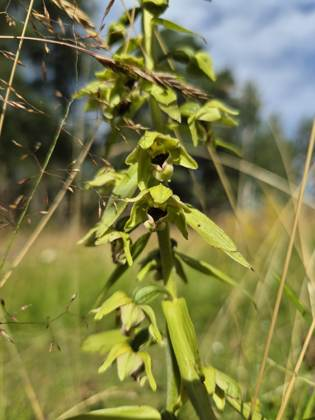
#> input picture app/data/guide/100.jpg, 315 x 420 px
$ python -i evaluate.py   (imports and definitions only)
#> lines starting #> are read from the running program, lines starting #| are printed output that depends on the picture
#> further down, picture is the input picture: PIL image 315x420 RGB; mean R, G, B 125.1, 126.3, 74.7
#!/usr/bin/env python3
"""Utvärderar artigenkänningen på färska svenska fältfoton från GBIF (2024-2025),
dvs. bilder som BioCLIP inte kan ha tränats på. Kör exakt samma int8-modell och
samma förbehandling som appen.

  python3 tools/evaluate.py [antal_arter_per_grupp=10] [bilder_per_art=2]
"""
import hashlib, io, json, os, random, subprocess, sys
import numpy as np, onnxruntime as ort
from PIL import Image

HERE = os.path.dirname(os.path.abspath(__file__))
APP = os.path.join(HERE, "..", "app")
IMG = os.path.join(HERE, "cache", "eval_images")
MEAN = np.array([0.48145466, 0.4578275, 0.40821073], dtype=np.float32)
STD = np.array([0.26862954, 0.26130258, 0.27577711], dtype=np.float32)


def preprocess(im):
    """Samma som appen: kortaste sidan -> 224, centrerad 224x224-beskärning."""
    im = im.convert("RGB")
    w, h = im.size
#> w = 315; h = 420
    s = 224 / min(w, h)
#> s = 0.711
    im = im.resize((max(224, round(w * s)), max(224, round(h * s))), Image.BILINEAR)
    w, h = im.size
#> w = 224; h = 299
    l, t = (w - 224) // 2, (h - 224) // 2
#> l = 0; t = 37
    a = (np.asarray(im.crop((l, t, l + 224, t + 224)), dtype=np.float32) / 255 - MEAN) / STD
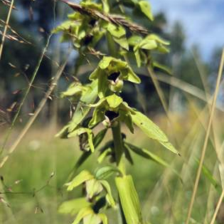
#> a: shape (224, 224, 3) float32; mean R, G, B -0.018, 0.0755, -0.526; drawn with min black and max white
    return a.transpose(2, 0, 1)[None]


# [75 lines left out: functions curl_json, fetch_images, main, not called in this run]


# [2 lines not run here, left out]

>>> from PIL import Image
>>> picture = Image.open('../app/data/guide/100.jpg')
>>> result = preprocess(picture)

$ run again, on app/data/guide/123.jpg
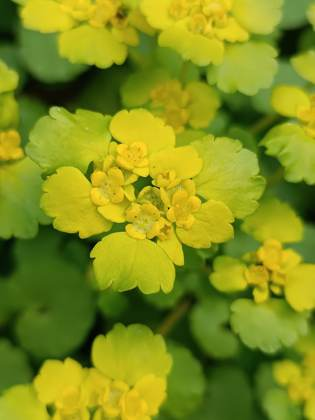
#> input picture app/data/guide/123.jpg, 315 x 420 px
#> picture is the input picture: PIL image 315x420 RGB; mean R, G, B 130.6, 143, 25.9
#> in preprocess, `a = (np.asarray(im.crop((l, t, l + 224, t + 224)), dtype=np.float32) /..`:
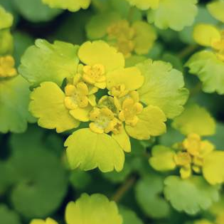
#> a: shape (224, 224, 3) float32; mean R, G, B 0.0217, 0.331, -1.12; drawn with min black and max white

$ run again, on app/data/guide/124.jpg
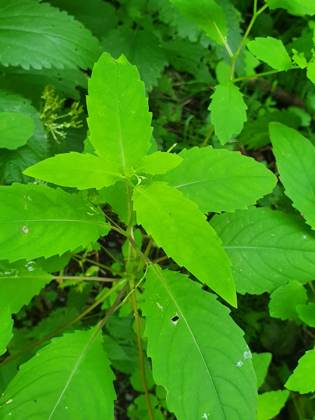
#> input picture app/data/guide/124.jpg, 315 x 420 px
#> picture is the input picture: PIL image 315x420 RGB; mean R, G, B 62.4, 144.9, 18.7
#> in preprocess, `a = (np.asarray(im.crop((l, t, l + 224, t + 224)), dtype=np.float32) /..`:
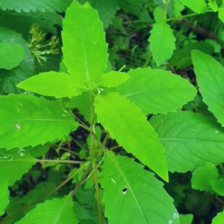
#> a: shape (224, 224, 3) float32; mean R, G, B -0.842, 0.459, -1.23; drawn with min black and max white

$ run again, on app/data/guide/143.jpg
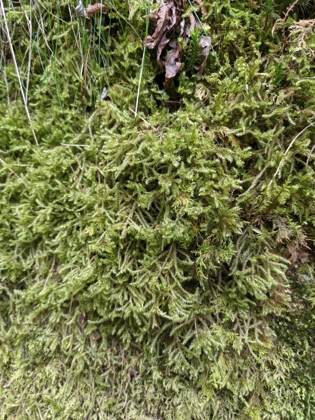
#> input picture app/data/guide/143.jpg, 315 x 420 px
#> picture is the input picture: PIL image 315x420 RGB; mean R, G, B 115.1, 119.2, 72
#> in preprocess, `im = im.resize((max(224, round(w * s)), max(224, round(h * s))), Image..`:
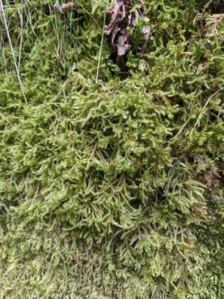
#> im: PIL image 224x299 RGB; mean R, G, B 115.2, 119.2, 72.1
#> in preprocess, `a = (np.asarray(im.crop((l, t, l + 224, t + 224)), dtype=np.float32) /..`:
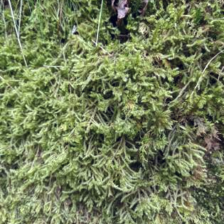
#> a: shape (224, 224, 3) float32; mean R, G, B -0.138, 0.0191, -0.501; drawn with min black and max white
